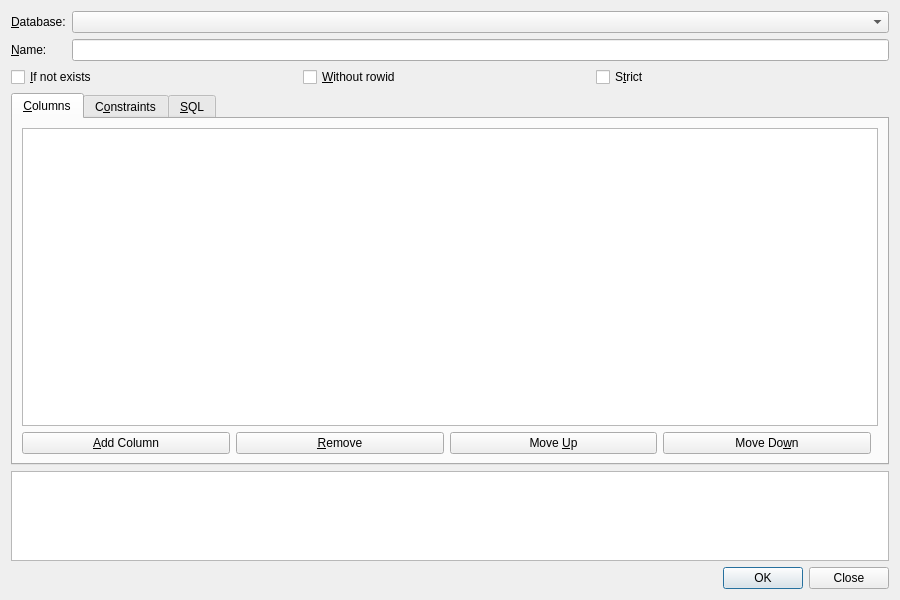
<?xml version="1.0" encoding="UTF-8"?>
<ui version="4.0">
 <class>TableDialog</class>
 <widget class="QDialog" name="TableDialog">
  <property name="geometry">
   <rect>
    <x>0</x>
    <y>0</y>
    <width>900</width>
    <height>600</height>
   </rect>
  </property>
  <property name="windowTitle">
   <string>Table</string>
  </property>
  <layout class="QVBoxLayout" name="layout">
   <item>
    <layout class="QFormLayout" name="form">
     <item row="0" column="0">
      <widget class="QLabel" name="schemaLabel">
       <property name="text">
        <string>&amp;Database:</string>
       </property>
       <property name="buddy">
        <cstring>schema</cstring>
       </property>
      </widget>
     </item>
     <item row="0" column="1">
      <widget class="QComboBox" name="schema"/>
     </item>
     <item row="1" column="0">
      <widget class="QLabel" name="nameLabel">
       <property name="text">
        <string>&amp;Name:</string>
       </property>
       <property name="buddy">
        <cstring>name</cstring>
       </property>
      </widget>
     </item>
     <item row="1" column="1">
      <widget class="QLineEdit" name="name"/>
     </item>
    </layout>
   </item>
   <item>
    <layout class="QHBoxLayout" name="options">
     <item>
      <widget class="QCheckBox" name="ifNotExists">
       <property name="text">
        <string>&amp;If not exists</string>
       </property>
       <property name="toolTip">
        <string>Do nothing, rather than fail, when a table of that name is there</string>
       </property>
      </widget>
     </item>
     <item>
      <widget class="QCheckBox" name="withoutRowid">
       <property name="text">
        <string>&amp;Without rowid</string>
       </property>
       <property name="toolTip">
        <string>Store the rows in the order of the primary key, which the table must have</string>
       </property>
      </widget>
     </item>
     <item>
      <widget class="QCheckBox" name="strict">
       <property name="text">
        <string>S&amp;trict</string>
       </property>
       <property name="toolTip">
        <string>Every value must be of its column's type: INTEGER, REAL, TEXT, BLOB or ANY</string>
       </property>
      </widget>
     </item>
     <item>
      <spacer name="optionsSpacer">
       <property name="orientation">
        <enum>Qt::Orientation::Horizontal</enum>
       </property>
      </spacer>
     </item>
    </layout>
   </item>
   <item>
    <widget class="QTabWidget" name="tabs">
     <property name="currentIndex">
      <number>0</number>
     </property>
     <widget class="QWidget" name="columnsPage">
      <attribute name="title">
       <string>&amp;Columns</string>
      </attribute>
      <layout class="QVBoxLayout" name="columnsLayout">
       <item>
        <widget class="QTableWidget" name="columns">
         <property name="selectionBehavior">
          <enum>QAbstractItemView::SelectionBehavior::SelectRows</enum>
         </property>
         <attribute name="verticalHeaderVisible">
          <bool>false</bool>
         </attribute>
        </widget>
       </item>
       <item>
        <layout class="QHBoxLayout" name="columnButtons">
         <item>
          <widget class="QPushButton" name="addColumn">
           <property name="text">
            <string>&amp;Add Column</string>
           </property>
           <property name="autoDefault">
            <bool>false</bool>
           </property>
          </widget>
         </item>
         <item>
          <widget class="QPushButton" name="removeColumn">
           <property name="text">
            <string>&amp;Remove</string>
           </property>
           <property name="autoDefault">
            <bool>false</bool>
           </property>
          </widget>
         </item>
         <item>
          <widget class="QPushButton" name="moveUp">
           <property name="text">
            <string>Move &amp;Up</string>
           </property>
           <property name="autoDefault">
            <bool>false</bool>
           </property>
          </widget>
         </item>
         <item>
          <widget class="QPushButton" name="moveDown">
           <property name="text">
            <string>Move Do&amp;wn</string>
           </property>
           <property name="autoDefault">
            <bool>false</bool>
           </property>
          </widget>
         </item>
         <item>
          <spacer name="columnSpacer">
           <property name="orientation">
            <enum>Qt::Orientation::Horizontal</enum>
           </property>
          </spacer>
         </item>
        </layout>
       </item>
      </layout>
     </widget>
     <widget class="QWidget" name="constraintsPage">
      <attribute name="title">
       <string>C&amp;onstraints</string>
      </attribute>
      <layout class="QVBoxLayout" name="constraintsLayout">
       <item>
        <widget class="QLabel" name="constraintsHint">
         <property name="text">
          <string>Constraints on more than one column, as SQL. Double-click one to edit it.</string>
         </property>
         <property name="wordWrap">
          <bool>true</bool>
         </property>
        </widget>
       </item>
       <item>
        <widget class="QListWidget" name="constraints"/>
       </item>
       <item>
        <layout class="QHBoxLayout" name="constraintButtons">
         <item>
          <widget class="QPushButton" name="addUnique">
           <property name="text">
            <string>Add &amp;UNIQUE…</string>
           </property>
           <property name="toolTip">
            <string>No two rows may have the same values in the columns chosen</string>
           </property>
           <property name="autoDefault">
            <bool>false</bool>
           </property>
          </widget>
         </item>
         <item>
          <widget class="QPushButton" name="addPrimaryKey">
           <property name="text">
            <string>Add &amp;PRIMARY KEY…</string>
           </property>
           <property name="autoDefault">
            <bool>false</bool>
           </property>
          </widget>
         </item>
         <item>
          <widget class="QPushButton" name="addOther">
           <property name="text">
            <string>Add &amp;Other…</string>
           </property>
           <property name="toolTip">
            <string>A CHECK or FOREIGN KEY constraint, written as SQL</string>
           </property>
           <property name="autoDefault">
            <bool>false</bool>
           </property>
          </widget>
         </item>
         <item>
          <widget class="QPushButton" name="removeConstraint">
           <property name="text">
            <string>Re&amp;move</string>
           </property>
           <property name="autoDefault">
            <bool>false</bool>
           </property>
          </widget>
         </item>
         <item>
          <spacer name="constraintSpacer">
           <property name="orientation">
            <enum>Qt::Orientation::Horizontal</enum>
           </property>
          </spacer>
         </item>
        </layout>
       </item>
      </layout>
     </widget>
     <widget class="QWidget" name="sqlPage">
      <attribute name="title">
       <string>&amp;SQL</string>
      </attribute>
      <layout class="QVBoxLayout" name="sqlLayout">
       <item>
        <widget class="QCheckBox" name="handWritten">
         <property name="text">
          <string>&amp;Edit the SQL by hand</string>
         </property>
         <property name="toolTip">
          <string>Run the statement as it is written here rather than as the other tabs make it</string>
         </property>
        </widget>
       </item>
       <item>
        <widget class="sqliteman::SqlEditor" name="sql" native="true"/>
       </item>
      </layout>
     </widget>
    </widget>
   </item>
   <item>
    <widget class="QPlainTextEdit" name="log">
     <property name="maximumSize">
      <size>
       <width>16777215</width>
       <height>90</height>
      </size>
     </property>
     <property name="readOnly">
      <bool>true</bool>
     </property>
    </widget>
   </item>
   <item>
    <widget class="QDialogButtonBox" name="buttons">
     <property name="standardButtons">
      <set>QDialogButtonBox::StandardButton::Close|QDialogButtonBox::StandardButton::Ok</set>
     </property>
    </widget>
   </item>
  </layout>
 </widget>
 <customwidgets>
  <customwidget>
   <class>sqliteman::SqlEditor</class>
   <extends>QWidget</extends>
   <header>SqlEditor.h</header>
  </customwidget>
 </customwidgets>
 <tabstops>
  <tabstop>schema</tabstop>
  <tabstop>name</tabstop>
  <tabstop>tabs</tabstop>
  <tabstop>columns</tabstop>
  <tabstop>addColumn</tabstop>
 </tabstops>
 <resources/>
 <connections/>
</ui>
